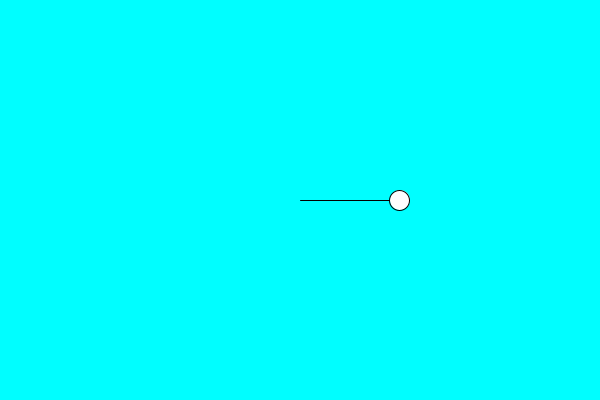
Frame 1 (no input)
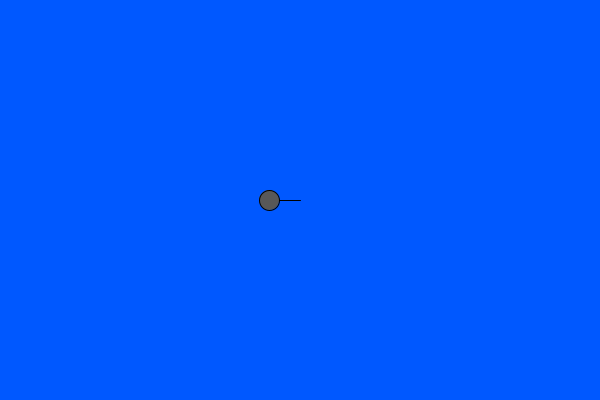
Frame 60 (the mouse pressed at the canvas centre just before this capture)
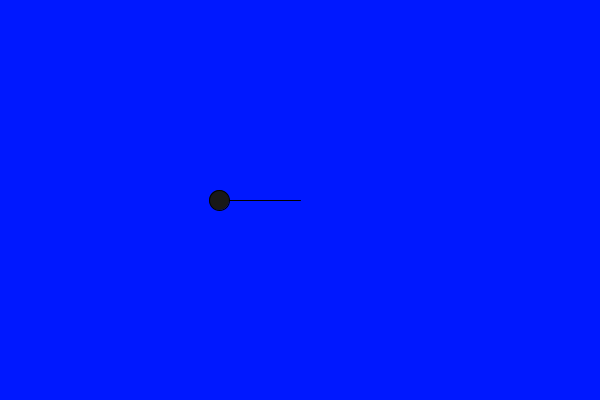
Frame 120 (the mouse held since frame 60 and released just before this capture)

The Processing sketch that drew these frames (run headless with seeded random() and noise(); from frame 60 on, the mouse is pressed at the canvas centre):

// Processing sketch: simple_harmonic_motion
// ── simple_harmonic_motion.pde
float period, amplitude, x;
int c;

void setup (){
  size(600,400);
}

void draw(){
  period = 200;
  amplitude = 100;
  x = amplitude*cos(TWO_PI*frameCount/period);
  c = int(map(x, -100, 100, 0, 255));

  //background(c*2 % 255,c*7 % 255,c*11%255);
  background(0,c,255);
  if (x < 0.01 && x > -0.01) {
    println(c);
  }
  //if (key == ' '){
  //  int f = frameCount;
  //  println(f);
  //}
  //background(255);
  stroke(0);
  fill(c);
  translate(width/2,height/2);
  line(0,0,x,0);
  ellipse(x,0,20,20);
  
}
